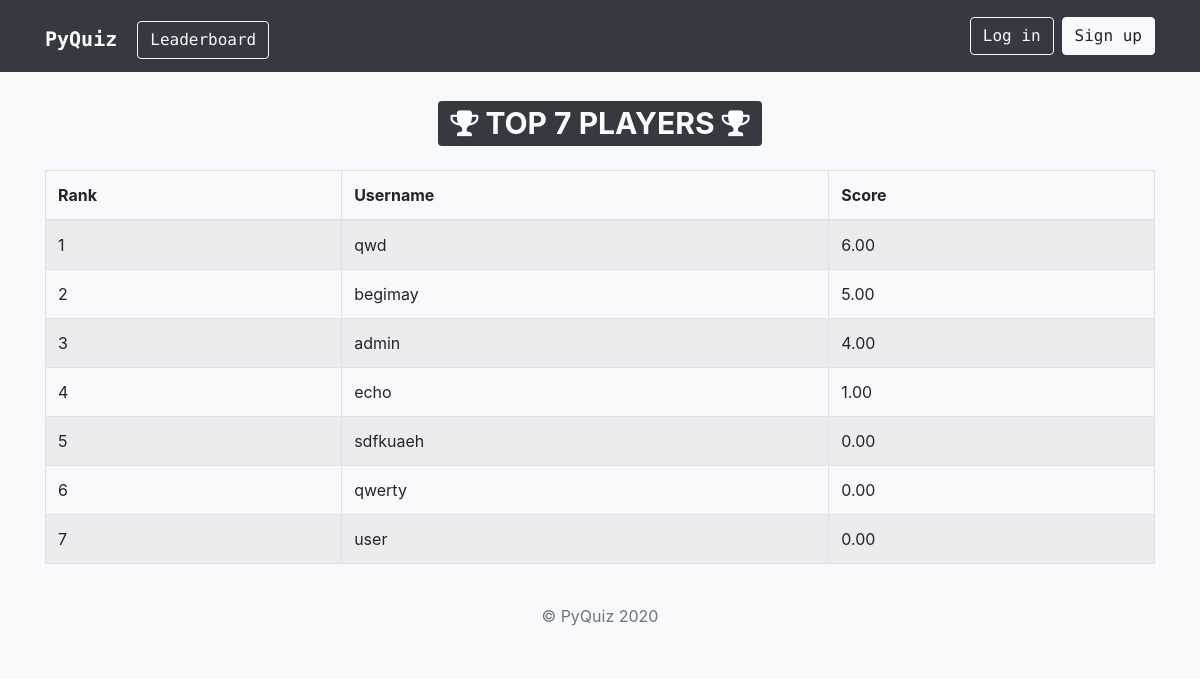
Page /leaderboard/ on the committed database.
### quiz/models.py (models this page shows, shortened)
class QuizProfile(TimeStampedModel):
    user = models.ForeignKey(User, on_delete=models.CASCADE)
    total_score = models.DecimalField(gettext('Total Score'), default=0, decimal_places=2, max_digits=10)

### quiz/views.py (the view)
# urls.py: path('leaderboard/', views.leaderboard, name='leaderboard'),
def leaderboard(request):
    top_quiz_profiles = QuizProfile.objects.order_by('-total_score')[:500]
    total_count = top_quiz_profiles.count()
    context = {
        'top_quiz_profiles': top_quiz_profiles,
        'total_count': total_count,
    }
    return render(request, 'quiz/leaderboard.html', context=context)

### templates/quiz/leaderboard.html (shortened to what this page needs)
{% extends 'base.html' %}
{% block body %}
<div class="container">
    <h1 class="text-center my-4">
        <span class="badge badge-dark">
            <i class="fa fa-trophy" aria-hidden="true"></i> TOP {{ total_count }} PLAYERS <i class="fa fa-trophy" aria-hidden="true"></i>
        </span>
    </h1>
    <table class="table table-striped table-bordered">
        <thead>
            <tr>
                <th>Rank</th>
                <th>Username</th>
                <th>Score</th>
            </tr>
        </thead>
        <tbody>
            {% for quiz_profile in top_quiz_profiles %}
            <tr>
                <td>{{ forloop.counter }}</td>
                <td>{{ quiz_profile.user.username }}</td>
                <td>{{ quiz_profile.total_score }}</td>
            </tr>
            {% endfor %}
        </tbody>
    </table>
</div>
{% endblock body %}

### templates/base.html (shortened to what this page needs)
<!doctype html>
<html lang="en">
<head>
    <link rel="stylesheet" href="https://maxcdn.bootstrapcdn.com/bootstrap/4.0.0/css/bootstrap.min.css">
    <link rel="stylesheet" href="https://stackpath.bootstrapcdn.com/font-awesome/4.7.0/css/font-awesome.min.css">
</head>
<body class="bg-light">
    <nav class="navbar navbar-expand-md navbar-dark bg-dark">
        <div class="container">
            <h1><a href="{% url 'index' %}" class="navbar-brand">
            <strong>PyQuiz</strong></a></h1>
            <div class="collapse navbar-collapse">
                {% if request.user.is_active %}
                <a href="{% url 'leaderboard' %}" class="btn btn-light mt-2 mx-1">Leaderboard</a>
                <a href="{% url 'play' %}" class="btn btn-outline-light mt-2 mx-1">Let's play</a>
                {% else %}
                <a href="{% url 'leaderboard' %}" class="btn btn-outline-light mt-2 mx-1">Leaderboard</a>
                {% endif %}
            </div>
            {% if user.is_authenticated %}
            <div class="collapse navbar-collapse justify-content-end" id="navbar">
                {% if request.user.is_active %}
                <h5 class="text-white mt-3 mx-2">Hi, {{ request.user.username }}</h5>
                <a href="{% url 'logout' %}" class="btn btn-danger mt-2 mx-2"> Logout <i class="fa fa-sign-out" aria-hidden="true"></i></a>
                {% else %}
                <a href="{% url 'login' %}" class="btn btn-light mt-2"><i class="fa fa-sign-in" aria-hidden="true"></i> Log In</a>
                {% endif %}
            </div>
            {% else %}
                <form class="form-inline ml-auto">
                <a href="{% url 'login' %}" class="btn btn-outline-light">Log in</a>
                <a href="{% url 'signup' %}" class="btn btn-light ml-2">Sign up</a>
                </form>
            {% endif %}
        </div>
    </nav>
    {% block body %}
    {% endblock body %}
    <footer class="bg-light text-muted py-0">
        <div class="container py-4">
            <ul class="list-inline mb-0 text-center">
                <li class="list-inline-item">&copy; PyQuiz 2020</li>
            </ul>
        </div>
    </footer>
</body>
</html>

### templates/base.html (style rules this page uses)
.navbar { font-family: 'Source Code Pro', monospace; }

### rows in the picture
QuizProfile: user.username "qwd", total_score "6.00"
QuizProfile: user.username "begimay", total_score "5.00"
QuizProfile: user.username "admin", total_score "4.00"
QuizProfile: user.username "echo", total_score "1.00"
QuizProfile: user.username "sdfkuaeh", total_score "0.00"
QuizProfile: user.username "qwerty", total_score "0.00"
QuizProfile: user.username "user", total_score "0.00"

### other values in the picture
{{ total_count }} "7"
